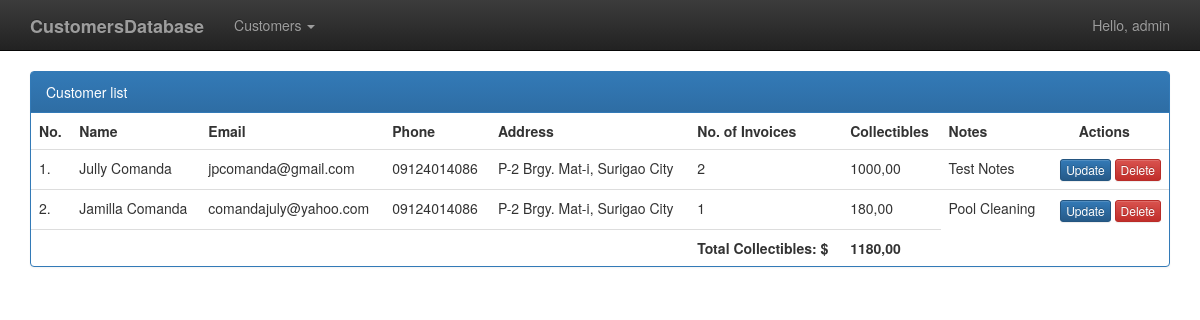
The app's page / (signed in) with its own data.
### customers/models.py (models this page shows, shortened)
class Customer(models.Model):
    name = models.CharField(max_length=256)
    email = models.CharField(max_length=256, blank=True)
    phone = models.CharField(max_length=256, blank=True)
    address = models.CharField(max_length=256, blank=True)
    invoices = models.IntegerField()
    total_collectibles = models.DecimalField(decimal_places=2, max_digits=10)
    notes = models.CharField(max_length=500, blank=True)

### customers/views.py (the view)
# urls.py: path('', views.index, name='index'),
@login_required(login_url='login/')
def index(request):
    customers = Customer.objects.all()
    total = Customer.objects.aggregate(TOTAL=Sum('total_collectibles'))['TOTAL']
    context = {
        'title': 'Customer List',
        'customers': customers,
        'total': total
    }
    return render(request, 'index.html', context)

### customers/templates/index.html (shortened to what this page needs)
{% extends 'base.html' %}
{% block content %}
{% if customers %}
<div class="panel panel-primary">
	<div class="panel-heading">Customer list</div>
	<table class="table table-hover">
		<tr>
			<th>No.</th>
			<th>Name</th>
			<th>Email</th>
			<th>Phone</th>
			<th>Address</th>
			<th>No. of Invoices</th>
			<th>Collectibles</th>
			<th>Notes</th>
			<th class="text-right">Actions &nbsp; &nbsp; &nbsp; &nbsp; </th>
		</tr>
		{% for customer in customers %}
		<tr>
			<td>{{ forloop.counter }}.</td>
			<td>{{ customer.name }}</td>
			<td>{{ customer.email }}</td>
			<td>{{ customer.phone }}</td>
			<td>{{ customer.address }}</td>
			<td>{{ customer.invoices }}</td>
			<td>{{ customer.total_collectibles }}</td>
			<td>{{ customer.notes }}</td>
			<td class="text-right">
				<a href="{% url 'customer' customer.id %}" class="btn btn-xs btn-primary">Update</a>
				<button type="button" data-toggle="modal" data-target="#confirmdelete" data-object-name="{{ customer.name }}" data-delete-url="{% url 'delete_customer' customer.id %}" class="btn btn-xs btn-danger">Delete</button>
			</td>
		</tr>
		{% endfor %}
		<tr>
			<td>    </td>
			<td>    </td>
			<td>    </td>
			<td>    </td>
			<td>    </td>
			<th>Total Collectibles: $ </th>
			<th>{{ total|floatformat:2 }}</th>
		</tr>
	</table>
</div>
{% else %}
<div class="alert alert-warning">No customers!</div>
{% endif %}
{% endblock %}

### customers/templates/base.html (shortened to what this page needs)
{% load static %}
<!DOCTYPE HTML>
<html lang="en">
<head>
	<link rel="stylesheet" type="text/css" href="{% static 'bootstrap/css/bootstrap.min.css' %}">
	<link rel="stylesheet" type="text/css" href="{% static 'bootstrap/css/bootstrap-theme.min.css' %}">
	<link rel="stylesheet" type="text/css" href="{% static 'bootstrap-datepicker/css/bootstrap-datepicker.min.css' %}">
</head>
<body>
	<nav class="navbar navbar-inverse navbar-static-top">
		<div class="container">
			<div class="navbar-header">
				<a class="navbar-brand" href="{% url 'index' %}"><strong>CustomersDatabase</strong></a>
			</div>
			{% if user.is_authenticated %}
			<div class="collapse navbar-collapse">
				<ul class="nav navbar-nav">
					<li class="dropdown">
						<a href="#" class="dropdown-toggle" data-toggle="dropdown" role="button">Customers <span class="caret"></span></a>
					</li>
				</ul>
				<ul class="nav navbar-nav navbar-right">
					<li class="dropdown">
						<a href="#" class="dropdown-toggle" data-toggle="dropdown" role="button">Hello, {{ user.username }}</a>
					</li>
				</ul>
			</div>
			{% endif %}
		</div>
	</nav>
	<div class="container">
{% block content %}
{% endblock %}
	</div>
</body>
</html>

### records on screen
Customer: name "Jully Comanda", email "jpcomanda@gmail.com", phone "09124014086", address "P-2 Brgy. Mat-i, Surigao City", invoices "2", total_collectibles "1000,00", notes "Test Notes"
Customer: name "Jamilla Comanda", email "comandajuly@yahoo.com", phone "09124014086", address "P-2 Brgy. Mat-i, Surigao City", invoices "1", total_collectibles "180,00", notes "Pool Cleaning"

### other values on screen
{{ user.username }} "admin"
{{ total|floatformat:2 }} "1180,00"
